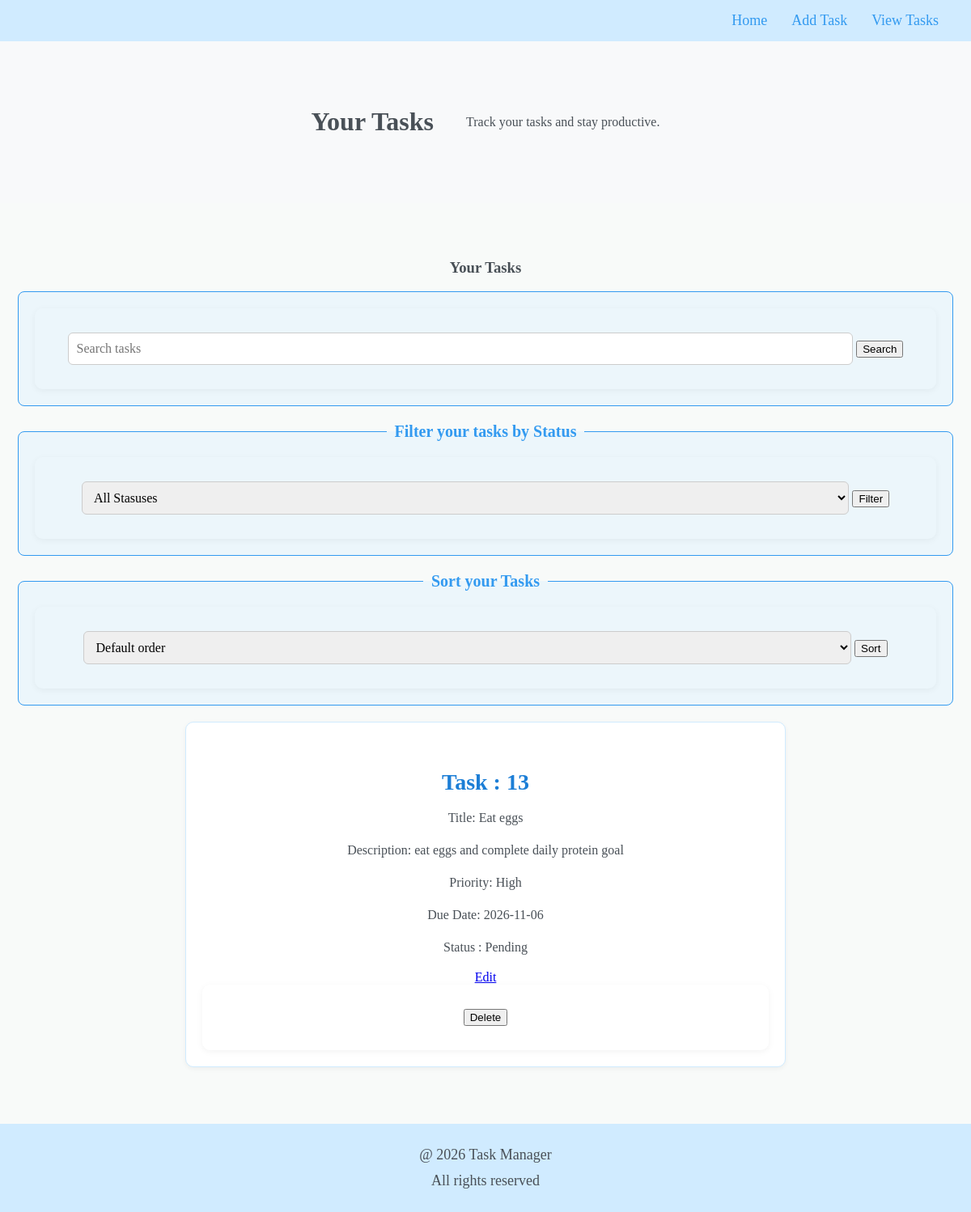
The app's page /view_task, older data.
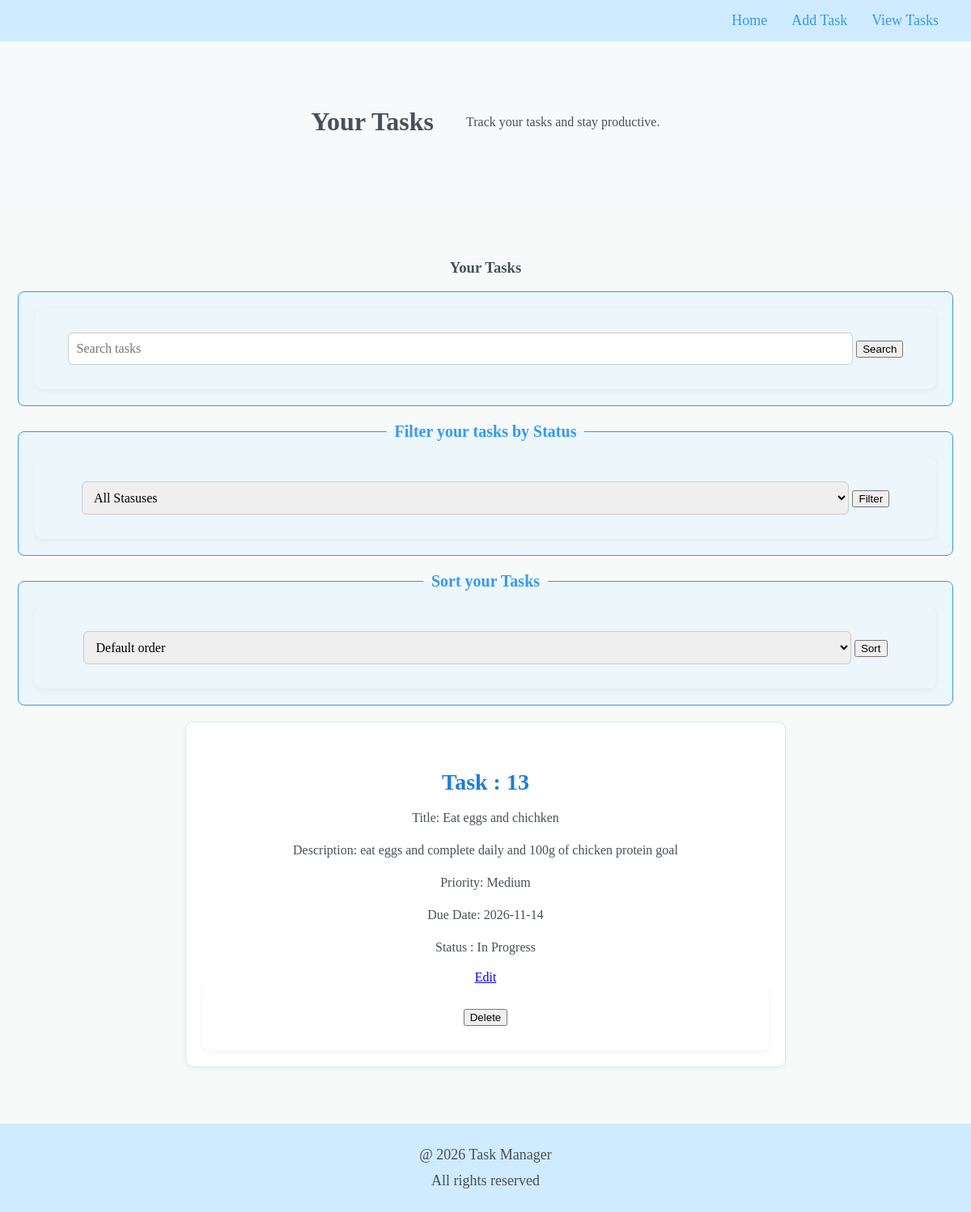
The same page, newer data.
### tables this page shows
CREATE TABLE tasks(

        id INTEGER PRIMARY KEY AUTOINCREMENT,
        title TEXT NOT NULL,
        description TEXT DEFAULT 'No description provided',
        priority TEXT NOT NULL 
            CHECK(priority in ('High', 'Medium', 'Low')),
        due_date TEXT DEFAULT NULL,
        status TEXT NOT NULL 
            CHECK(status in ('Pending', 'In Progress', 'Completed'))
    );

### Task-Manager/app.py (the view, shortened to what this page needs)
@app.route('/view_task')
def view_task():
    search = request.args.get('search', '')
    status = request.args.get('status', '')
    sort = request.args.get('sort', '')
    connection = None
    try:
        connection = get_db_connection()
        query = """
            SELECT * FROM tasks
            WHERE title LIKE ?
            AND (? = '' OR status = ?)
        """
        if sort == 'due_asc':
            query += " ORDER BY due_date ASC"
        elif sort == 'due_desc':
            query += " ORDER BY due_date DESC"
        cursor = connection.execute(
            query,
            ('%' + search + '%', status, status)
        )
        tasks = cursor.fetchall()
    except sqlite3.Error as error:
        print('Database error:', error)
        flash('Unable to retrieve tasks.', 'danger')
        tasks = []
    finally:
        if connection:
            connection.close()
    return render_template(
        'view_task.html',
        tasks=tasks,
        search=search,
        status=status,
        sort=sort
    )

### Task-Manager/app.py (called while the page is built)
def get_db_connection():
    connection = sqlite3.connect(DB_PATH)
    connection.row_factory = sqlite3.Row
    return connection

### Task-Manager/templates/view_task.html (shortened to what this page needs)
{% extends "base.html" %}
{% block content %}
<header id="hero">
    <div class="hero-container">
            <h1>Your Tasks</h1>
            <p>Track your tasks and stay productive.</p>
        </div>
</header>
<section id="task-display">
    <h3>Your Tasks</h3>
    <fieldset>
        <form action="{{ url_for('view_task') }}" method="GET">
            <input type="text" name="search" placeholder="Search tasks" value="{{ search }}">
            <button type="submit">Search</button>
        </form>
    </fieldset>
    <fieldset>
        <legend>Filter your tasks by Status</legend>
        <form action="{{url_for('view_task')}}" method="GET">
            <select name="status">
                <option value="">All Stasuses</option>
            </select>
            <button type="submit">Filter</button>
        </form>
    </fieldset>
    <fieldset>
        <legend>Sort your Tasks</legend>
        <form>
            <select name="sort">
                <option value="">Default order</option>
            </select>
             <button type="submit">Sort</button>
        </form>
    </fieldset>
    {% for task in tasks %}
        <article class="task-item">
            <h4>Task : {{ task.id }}</h4>
            <p>Title: {{ task.title }}</p>
            <p>Description: {{ task.description }}</p>
            <p>Priority: {{ task.priority }}</p>
            <p>Due Date: {{ task.due_date }}</p>
            <p>Status : {{task.status}}</p>
            <a href="{{url_for('update_task', task_id=task.id)}}">Edit</a>
            <form  action="{{ url_for('delete_task', task_id=task.id) }}" method="POST">
                <button type="submit">Delete</button>
            </form>
        </article>
    {% else %}
        <p>No tasks available. Add your first task!</p>
    {% endfor %}
</section>
{% endblock %}

Row changes from the older to the newer data that the page shows:
changed tasks id 13: title "Eat eggs" → "Eat eggs and chichken"; description "eat eggs and complete daily protein goal" → "eat eggs and complete daily and 100g of chicken protein goal"; priority "High" → "Medium"; due_date "2026-11-06" → "2026-11-14"; status "Pending" → "In Progress"
